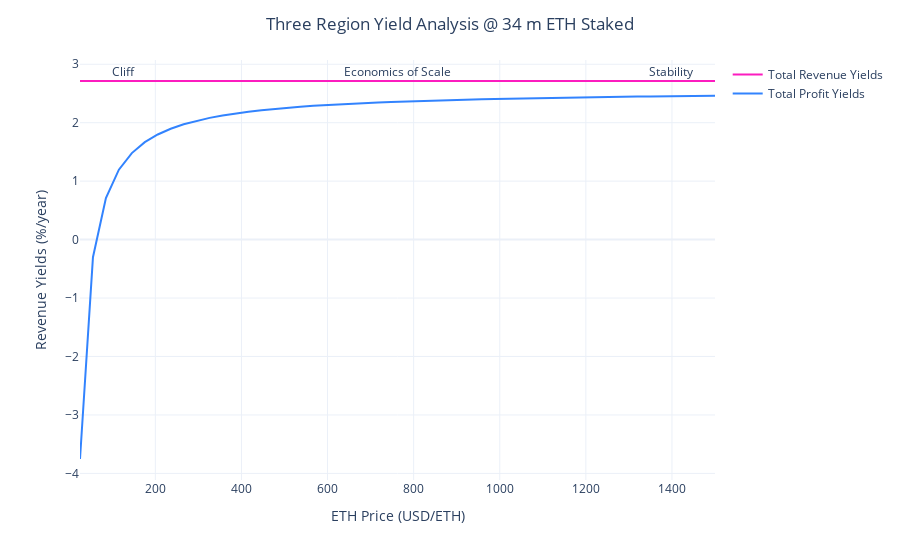

The code cell stored with this chart in its notebook:
### Code cell
visualizations.plot_three_region_yield_analysis(df_3.query('subset == 1').copy())

### Figure 1 — Plotly figure (JSON) as saved in the notebook; plotly's stock layout.template omitted (floating-point values rounded to 4 significant figures)
{"data": [{"hovertemplate": "variable=total_revenue_yields_pct<br>eth_price=%{x}<br>value=%{y}<extra></extra>", "legendgroup": "total_revenue_yields_pct", "line": {"color": "#FC1CBF", "dash": "solid"}, "mode": "lines", "name": "Total Revenue Yields", "orientation": "v", "showlegend": true, "type": "scatter", "x": [25, 55.1, 85.2, 115.3, 145.4, 175.5, 205.6, 235.7, 265.8, 295.9, 326.0, 356.1, 386.2, 416.3, 446.4, 476.5, 506.6, 536.7, 566.8, 596.9, 627.0, 657.1, 687.2, 717.3, 747.4, 777.6, 807.7, 837.8, 867.9, 898.0, 928.1, 958.2, 988.3, 1018.0, 1048.0, 1079.0, 1109.0, 1139.0, 1169.0, 1199.0, 1229.0, 1259.0, 1289.0, 1319.0, 1349.0, 1380.0, 1410.0, 1440.0, 1470.0, 1500], "xaxis": "x", "y": [2.713, 2.713, 2.713, 2.713, 2.713, 2.713, 2.713, 2.713, 2.713, 2.713, 2.713, 2.713, 2.713, 2.713, 2.713, 2.713, 2.713, 2.713, 2.713, 2.713, 2.713, 2.713, 2.713, 2.713, 2.713, 2.713, 2.713, 2.713, 2.713, 2.713, 2.713, 2.713, 2.713, 2.713, 2.713, 2.713, 2.713, 2.713, 2.713, 2.713, 2.713, 2.713, 2.713, 2.713, 2.713, 2.713, 2.713, 2.713, 2.713, 2.713], "yaxis": "y"}, {"hovertemplate": "variable=total_profit_yields_pct<br>eth_price=%{x}<br>value=%{y}<extra></extra>", "legendgroup": "total_profit_yields_pct", "line": {"color": "#3283FE", "dash": "solid"}, "mode": "lines", "name": "Total Profit Yields", "orientation": "v", "showlegend": true, "type": "scatter", "x": [25, 55.1, 85.2, 115.3, 145.4, 175.5, 205.6, 235.7, 265.8, 295.9, 326.0, 356.1, 386.2, 416.3, 446.4, 476.5, 506.6, 536.7, 566.8, 596.9, 627.0, 657.1, 687.2, 717.3, 747.4, 777.6, 807.7, 837.8, 867.9, 898.0, 928.1, 958.2, 988.3, 1018.0, 1048.0, 1079.0, 1109.0, 1139.0, 1169.0, 1199.0, 1229.0, 1259.0, 1289.0, 1319.0, 1349.0, 1380.0, 1410.0, 1440.0, 1470.0, 1500], "xaxis": "x", "y": [-3.754, -0.3008, 0.7123, 1.196, 1.48, 1.667, 1.798, 1.897, 1.972, 2.033, 2.082, 2.123, 2.158, 2.187, 2.213, 2.235, 2.255, 2.272, 2.288, 2.302, 2.315, 2.326, 2.337, 2.347, 2.355, 2.364, 2.371, 2.378, 2.385, 2.391, 2.397, 2.402, 2.407, 2.412, 2.416, 2.42, 2.424, 2.428, 2.432, 2.435, 2.438, 2.441, 2.444, 2.447, 2.45, 2.452, 2.455, 2.457, 2.459, 2.462], "yaxis": "y"}], "layout": {"annotations": [{"showarrow": false, "text": "Cliff", "x": 125, "y": 2.713, "yshift": 10}, {"showarrow": false, "text": "Economics of Scale", "x": 762.5, "y": 2.713, "yshift": 10}, {"showarrow": false, "text": "Stability", "x": 1400, "y": 2.713, "yshift": 10}], "legend": {"title": {"text": ""}, "tracegroupgap": 0}, "margin": {"t": 60}, "title": {"text": "Three Region Yield Analysis @ 34 m ETH Staked"}, "xaxis": {"anchor": "y", "domain": [0, 1], "title": {"text": "ETH Price (USD/ETH)"}}, "yaxis": {"anchor": "x", "domain": [0, 1], "title": {"text": "Revenue Yields (%/year)"}}}}
